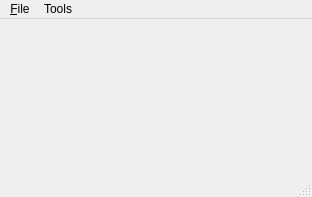
<?xml version="1.0" encoding="UTF-8"?>
<ui version="4.0">
 <class>MainWindow</class>
 <widget class="QMainWindow" name="MainWindow">
  <property name="geometry">
   <rect>
    <x>0</x>
    <y>0</y>
    <width>312</width>
    <height>197</height>
   </rect>
  </property>
  <property name="windowTitle">
   <string>MainWindow</string>
  </property>
  <widget class="QWidget" name="centralwidget">
   <layout class="QVBoxLayout" name="verticalLayout"/>
  </widget>
  <widget class="QMenuBar" name="menubar">
   <property name="geometry">
    <rect>
     <x>0</x>
     <y>0</y>
     <width>312</width>
     <height>22</height>
    </rect>
   </property>
   <widget class="QMenu" name="menu_File">
    <property name="title">
     <string>&amp;File</string>
    </property>
    <addaction name="action_connect"/>
    <addaction name="action_disconnect"/>
    <addaction name="action_attachToN64Emu"/>
    <addaction name="action_importReplayPack"/>
    <addaction name="separator"/>
    <addaction name="action_quit"/>
   </widget>
   <widget class="QMenu" name="menuSettings">
    <property name="title">
     <string>Tools</string>
    </property>
    <addaction name="action_userLabelsEditor"/>
   </widget>
   <addaction name="menu_File"/>
   <addaction name="menuSettings"/>
  </widget>
  <widget class="QStatusBar" name="statusbar"/>
  <action name="action_quit">
   <property name="text">
    <string>&amp;Quit</string>
   </property>
  </action>
  <action name="action_connect">
   <property name="text">
    <string>&amp;Connect...</string>
   </property>
   <property name="toolTip">
    <string>Connect to a Nintendo Switch</string>
   </property>
  </action>
  <action name="action_disconnect">
   <property name="text">
    <string>&amp;Disconnect</string>
   </property>
   <property name="visible">
    <bool>false</bool>
   </property>
  </action>
  <action name="action_userLabelsEditor">
   <property name="text">
    <string>User Labels Editor</string>
   </property>
  </action>
  <action name="action_importReplayPack">
   <property name="text">
    <string>Import Replay Pack...</string>
   </property>
  </action>
  <action name="action_attachToN64Emu">
   <property name="text">
    <string>Attach to N64 Emulator...</string>
   </property>
  </action>
 </widget>
 <resources/>
 <connections>
  <connection>
   <sender>action_quit</sender>
   <signal>triggered()</signal>
   <receiver>MainWindow</receiver>
   <slot>close()</slot>
   <hints>
    <hint type="sourcelabel">
     <x>-1</x>
     <y>-1</y>
    </hint>
    <hint type="destinationlabel">
     <x>399</x>
     <y>299</y>
    </hint>
   </hints>
  </connection>
 </connections>
</ui>
